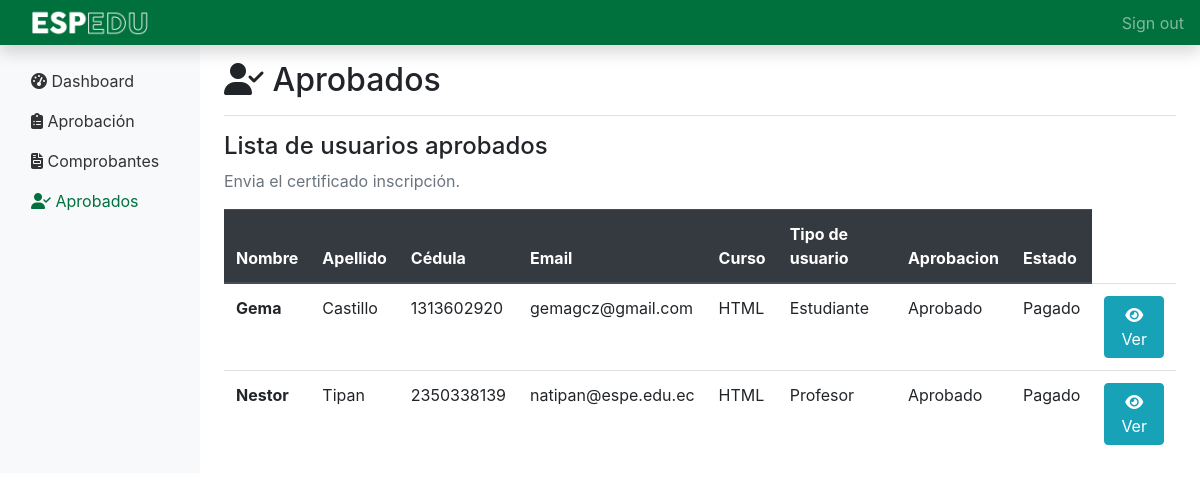
The app's page /usuarios3.php (signed in) with its own data.
### tables this page shows
CREATE TABLE `usuario` (
  `ID_USER` int(11) NOT NULL,
  `NOMBRE_USER` varchar(50) DEFAULT NULL,
  `APELLIDO_USER` varchar(50) DEFAULT NULL,
  `CEDULA_USER` varchar(10) DEFAULT NULL,
  `CORREO_USER` varchar(100) DEFAULT NULL,
  `TIPO_USER` text DEFAULT NULL,
  `CURSO_USER` text DEFAULT NULL,
  `ESTADO` text NOT NULL,
  `APROBACION` varchar(13) NOT NULL,
  `COMPROBANTE` longblob NOT NULL
);

### database.php (called while the page is built, shortened)
<?php
	class Database{
		private $con;
		private $dbhost="localhost";
		private $dbuser="root";
		private $dbpass="";
		private $dbname="formulario";
		public function connect_db(){
			$this->con = mysqli_connect($this->dbhost, $this->dbuser, $this->dbpass, $this->dbname);
		}
public function readpago(){
			$sql = "SELECT id_user, nombre_user, apellido_user,  cedula_user, correo_user, tipo_user, curso_user, estado, aprobacion, comprobante FROM usuario where estado ='Pagado'";
			$res = mysqli_query($this->con, $sql);
			return $res;
		}
	}
?>

### usuarios3.php (the view, shortened to what this page needs)
<!doctype html>
<html lang="en">
  <head>
<link href="./assets/dist/css/bootstrap.min.css" rel="stylesheet">
    <link href="estilos.css" rel="stylesheet">
  </head>
  <body>
        <nav class="navbar navbar-dark sticky-top flex-md-nowrap p-0 shadow">
      <img src="./img/logo.png" width="180">
      <ul class="navbar-nav px-3">
        <li class="nav-item text-nowrap">
          <a class="nav-link" href="logout.php">Sign out</a>
        </li>
      </ul>
    </nav>
<div class="container-fluid">
  <div class="row">
    <nav id="sidebarMenu" class="col-md-3 col-lg-2 d-md-block bg-light sidebar collapse">
      <div class="sidebar-sticky pt-3">
        <ul class="nav flex-column">
          <li class="nav-item">
            <a class="nav-link" style="color:#333;" href="dashboard.php">
              <i class="fas fa-tachometer-alt"></i>
              Dashboard <span class="sr-only"></span>
            </a>
          </li>
          <li class="nav-item">
            <a class="nav-link" style="color:#333;" href="usuarios2.php">
              <i class="fas fa-clipboard-list"></i>
              Aprobación
            </a>
          </li>
          <li class="nav-item">
            <a class="nav-link" style="color:#333;" href="usuarios.php">
              <i class="fas fa-file-invoice"></i>
              Comprobantes
            </a>
          </li>
          <li class="nav-item">
            <a class="nav-link active" style="color:#00713d;" href="usuarios3.php">
              <i class="fas fa-user-check"></i>
              Aprobados
            </a>
          </li>
        </ul>
      </div>
    </nav>
    <main role="main" class="col-md-9 ml-sm-auto col-lg-10 px-md-4">
      <div class="d-flex justify-content-between flex-wrap flex-md-nowrap align-items-center pt-3 pb-2 mb-3 border-bottom">
        <h1 class="h2"><i class="fas fa-user-check"></i> Aprobados</strong></h1>
      </div>
      <div class="">
        <h4>Lista de usuarios aprobados</h4>
        <p class="text-muted">Envia el certificado inscripción.</p>
      </div>
      <div class="">
        <table class="table">
          <thead class="thead-dark">
            <tr>
              <th scope="col">Nombre</th>
              <th scope="col">Apellido</th>
              <th scope="col">Cédula</th>
              <th scope="col">Email</th>
              <th scope="col">Curso</th>
              <th scope="col">Tipo de usuario</th>
              <th scope="col">Aprobacion</th>
              <th scope="col">Estado</th>
            </tr>
          </thead>
            <?php
              include ('database.php');
              $usuarios = new Database();
              $listado=$usuarios->readpago();
            ?>
          <tbody>
            <?php
              while ($row=mysqli_fetch_object($listado)){
                  $id=$row->id_user;
                  $nombre=$row->nombre_user;
                  $apellido=$row->apellido_user;
                  $cedula=$row->cedula_user;
                  $correo=$row->correo_user;
                  $curso=$row->curso_user;
                  $tipo=$row->tipo_user;
                  $estado=$row->estado;
                  $aprobacion=$row->aprobacion;
              ?>
            <tr>
              <th><?php echo $nombre;?></th>
              <td><?php echo $apellido;?></td>
              <td><?php echo $cedula;?></td>
              <td><?php echo $correo;?></td>
              <td><?php echo $curso;?></td>
              <td><?php echo $tipo;?></td>
                                <td><?php echo $aprobacion;?></td>
              <td><?php echo $estado;?></td>
<td><a class="btn btn-info" href="vista.php?id=<?php echo $id;?>" class="edit" title="Ver" data-toggle="tooltip" target="_blank"><i class="fas fa-eye"></i> Ver </a></td>
            </tr>
            <?php
      					}
      			?>
          </tbody>
        </table>
      </div>
    </main>
  </div>
</div>
</html>

### estilos.css (style rules this page uses)
.navbar { background: #00713d; }

### records on screen
usuario: NOMBRE_USER "Gema", APELLIDO_USER "Castillo", CEDULA_USER "1313602920", CORREO_USER "gemagcz@gmail.com", CURSO_USER "HTML", TIPO_USER "Estudiante", APROBACION "Aprobado", ESTADO "Pagado"
usuario: NOMBRE_USER "Nestor", APELLIDO_USER "Tipan", CEDULA_USER "2350338139", CORREO_USER "natipan@espe.edu.ec", CURSO_USER "HTML", TIPO_USER "Profesor", APROBACION "Aprobado", ESTADO "Pagado"
